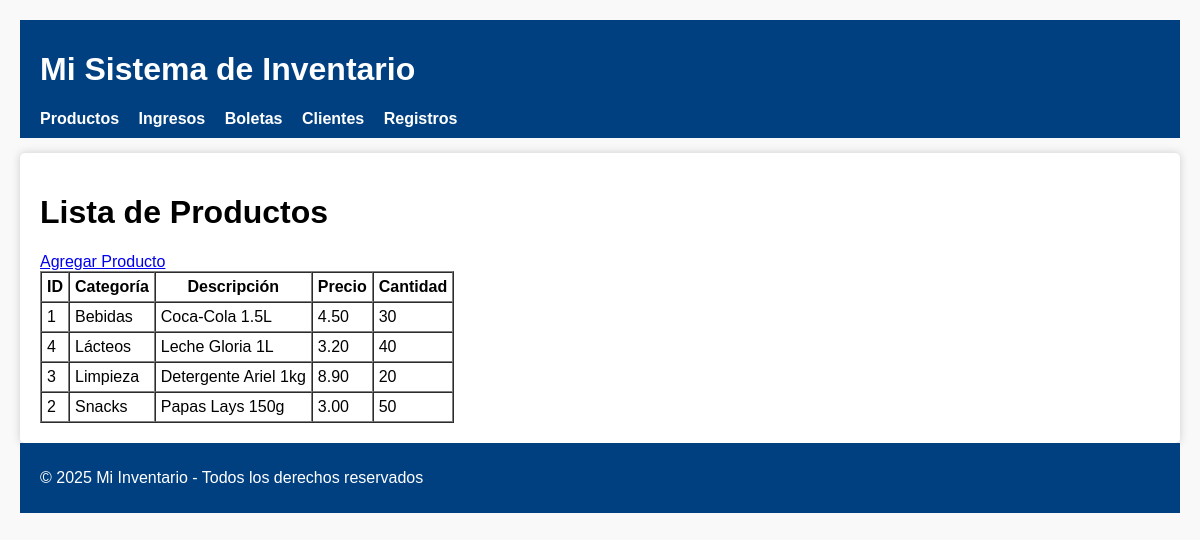
The page / on the database its author committed.
### tables this page shows
CREATE TABLE productos (
    id INT AUTO_INCREMENT PRIMARY KEY,
    categoria VARCHAR(100) NOT NULL,
    descripcion TEXT NOT NULL,
    precio DECIMAL(10,2) NOT NULL,
    cantidad_existente INT NOT NULL DEFAULT 0
);

### controllers/ProductoController.php (called while the page is built, shortened)
<?php
require_once BASE_PATH . '\models\Producto.php';
class ProductoController
{
    private $producto;
    public function __construct()
    {
        $database = new Database();
        $this->db = $database->conectar();
        $this->producto = new Producto($this->db);
    }
    public function index()
    {
        $productos = $this->producto->getAll();
        require BASE_PATH . '\views\productos\index.php';
        require BASE_PATH . '\views\layout.php';
    }
}

### config/database.php (called while the page is built, shortened)
<?php
class Database
{
    private $host = "localhost";
    private $db_name = "inventario_app";
    private $username = "root";
    private $password = "";
    public function conectar()
    {
        $this->conn = null;
        try {
            $this->conn = new PDO("mysql:host={$this->host};dbname={$this->db_name};charset=utf8mb4", $this->username, $this->password);
            $this->conn->setAttribute(PDO::ATTR_ERRMODE, PDO::ERRMODE_EXCEPTION);
        } catch (PDOException $exception) {
            echo "Error de conexión: " . $exception->getMessage();
        }
        return $this->conn;
    }
}

### models/Producto.php (called while the page is built, shortened)
<?php
require_once 'BaseModel.php';
class Producto extends BaseModel
{
    private $tabla = "productos";
    public function getAll()
    {
        $query = "SELECT * FROM " . $this->tabla . " ORDER BY categoria, descripcion ASC";
        return $this->fetchAllQuery($query);
    }
}

### models/BaseModel.php (called while the page is built, shortened)
<?php class BaseModel
{
    public $db;
    public function __construct($db)
    {
        $this->db = $db;
    }
    protected function fetchAllQuery(string $sql, array $params = []): array
    {
        $stmt = $this->db->prepare($sql);
        $stmt->execute($params);
        return $stmt->fetchAll(PDO::FETCH_ASSOC);
    }
}

### views/productos/index.php (the view, shortened to what this page needs)
<h1>Lista de Productos</h1>
<a href='?controller=producto&action=create'>Agregar Producto</a>
<table border='1' cellpadding='5' cellspacing='0'>
    <tr>
        <th>ID</th>
        <th>Categoría</th>
        <th>Descripción</th>
        <th>Precio</th>
        <th>Cantidad</th>
    </tr>
    <?php
    foreach ($productos as $prod): ?>
        <tr>
            <td><?= htmlspecialchars($prod['id']) ?></td>
            <td><?= htmlspecialchars($prod['categoria']) ?></td>
            <td><?= htmlspecialchars($prod['descripcion']) ?></td>
            <td><?= htmlspecialchars($prod['precio']) ?></td>
            <td><?= htmlspecialchars($prod['cantidad_existente']) ?></td>
        </tr>
    <?php endforeach; ?>
</table>

### views/layout.php (style rules this page uses)
body { font-family: Arial, sans-serif; margin: 20px; background-color: #f9f9f9; }

### rows shown on the page
productos: id "1", categoria "Bebidas", descripcion "Coca-Cola 1.5L", precio "4.50", cantidad_existente "30"
productos: id "4", categoria "Lácteos", descripcion "Leche Gloria 1L", precio "3.20", cantidad_existente "40"
productos: id "3", categoria "Limpieza", descripcion "Detergente Ariel 1kg", precio "8.90", cantidad_existente "20"
productos: id "2", categoria "Snacks", descripcion "Papas Lays 150g", precio "3.00", cantidad_existente "50"
